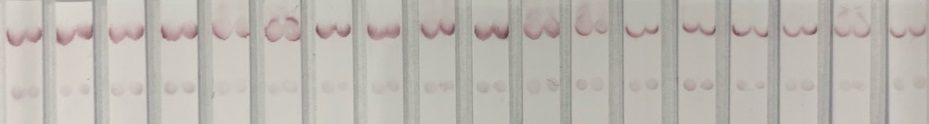
%> input picture Image set/1.jpg, 929 x 124 px
$ octave pilot_3.m   (GNU Octave 9; MATLAB toolbox functions it lacks are replaced by stand-ins)
%> lines starting %> are read from the running program, lines starting %| are printed output that depends on the picture; in (x1, y1, x2, y2) boxes, pixels count from 0 and x2, y2 are one past the last pixel; in counts of white or black regions, pixels touching at a corner belong together; the program's own positions count from 1


clc
clear all;

addpath(genpath(pwd));

I=imread('Image set\1.jpg');
%> I is the input picture: size 124x929x3 uint8; mean R, G, B 187.5, 183, 176.3
% I=imrotate(I, 90);
I_g=ones(size(I(:, :, 1)));
%> I_g: size 124x929 double; every value is 1

I_gg=(cat(3, I(:, :, 1)./255,I_g, I_g));
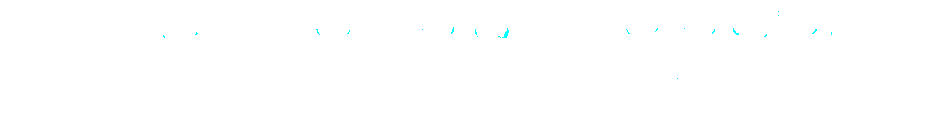
%> I_gg: size 124x929x3 uint8; mean R, G, B 0.999, 1, 1; drawn with 1 as white
imshow(I_gg, [])


I=imcomplement(I(:, :, 2));
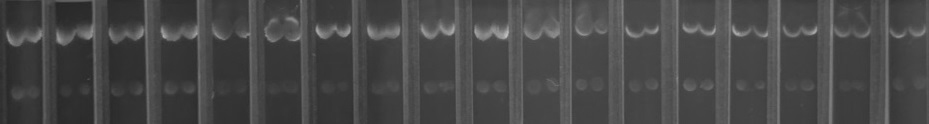
%> I: size 124x929 uint8; min 38, max 193, mean 72
imshow(I);
I_mask=imread('Image set\mask2.jpg');
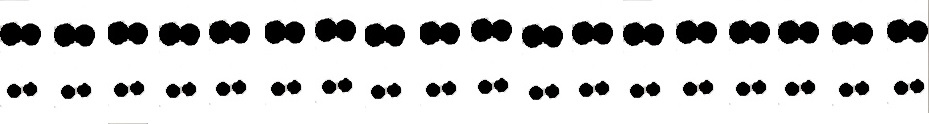
%> input picture Image set/mask2.jpg, 929 x 124 px
%> I_mask is the input picture: size 124x929x3 uint8; mean R, G, B 212.4, 212.4, 212.4
I_mask=imcomplement(I_mask);
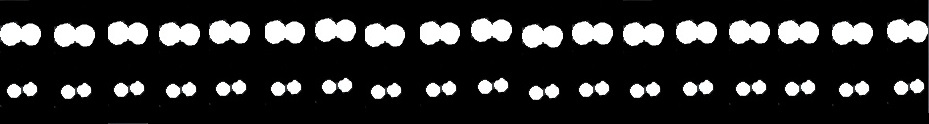
%> I_mask: size 124x929x3 uint8; mean R, G, B 42.6, 42.6, 42.6
I_mask=im2bw(I_mask);
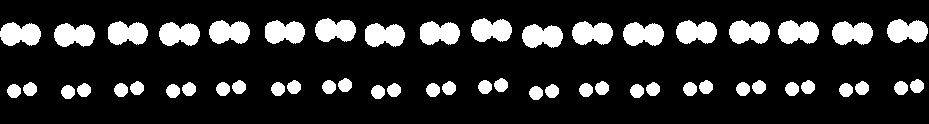
%> I_mask: size 124x929 logical; 16.4% white; 54 white regions, largest, box (x1, y1, x2, y2) and area: (159, 22, 200, 46) 754, (623, 22, 664, 46) 754, (471, 18, 512, 42) 753
imshow(I_mask);
% I=imrotate(I, 90);

outI = uint8(I_mask).*I;
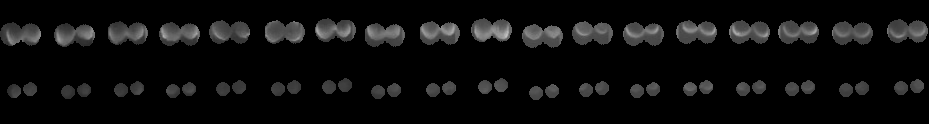
%> outI: size 124x929 uint8; min 0, max 193, mean 13.6


figure (5)
imshow(outI)
while(1)
%> (the run ends here)
